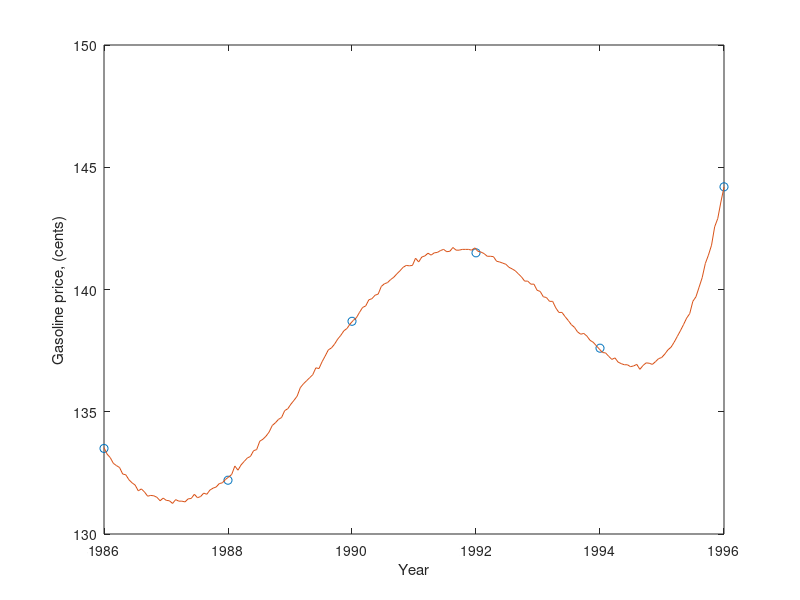

MATLAB code to generate this figure:
function demoGasVand
% demoGasVand  Interpolate gas price data using monomial basis functions
%
% Synopsis:  demoGasVand
%
% Input:     none
%
% Output:    Plot of given data and interpolating function for gas price, along
%            with a print out of monomial coefficients

year =  [1986   1988   1990   1992   1994   1996 ]';    %  input data
price = [133.5  132.2  138.7  141.5  137.6  144.2]';

% --- Set up and solve Vandermonde system, and plot interpolant
A = vander(year);
c = A\price;
err = price - polyval(c,year);          %  errors at the known data points
d = linspace(min(year),max(year),200);
p = polyval(c,d);                       %  Evaluate polynomial at d values
plot(year,price,'o',d,p,'-');
xlabel('Year');  ylabel('Gasoline price, (cents)');

% --- Compute condition number of the interpolating polynomial
%     using C ~ abs( x*f'(x)/f(x) ) see Higham, Sec. 1.6, p 9
avex = mean(year);
cprime = polyder(c);
polycond = avex*polyval(cprime,avex)/polyval(c,avex);

% --- Summary statistics
fprintf('condition number of A           %11.3e\n',cond(A));
fprintf('condition number of polynomial  %11.3e\n',polycond);
fprintf('max error at input prices       %11.3e\n',max(abs(err)));
fprintf('\nCoefficients of interpolating polynomial\n');
for k=1:length(c)
  fprintf('\tc(%d) = %16.6e\n',k,c(k));
end
